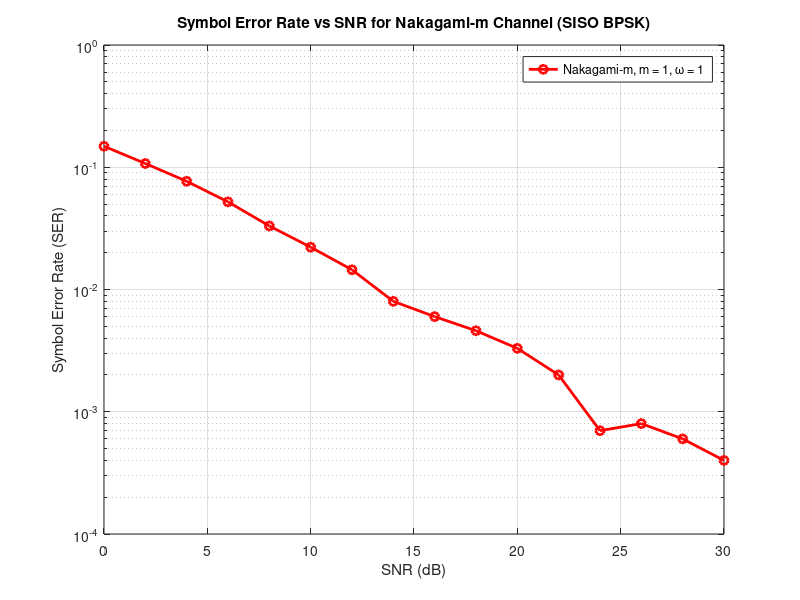

Recreate this plot in MATLAB.
% Parameters
m = 1;            % Nakagami-m shape factor
omega = 1;        % Nakagami-m spread factor
snr_dB_range = 0:2:30; % SNR values from 0 to 30 dB in steps of 2 dB
num_samples = 10000;   % Number of samples

function [snr_dB_range, ser_values] = nakagami_m_siso_bpsk_ser(m, omega, snr_dB_range, num_samples)
    % Initialize array for SER
    ser_values = zeros(size(snr_dB_range));

    % Loop over each SNR value to calculate SER
    for i = 1:length(snr_dB_range)
        % Extract current SNR value in dB
        SNR_dB = snr_dB_range(i);

        % Convert SNR to linear scale
        SNR_linear = 10^(SNR_dB/10);

        % Generate Nakagami-m distributed channel coefficients
        h = sqrt(gamrnd(m, omega/m, num_samples, 1));

        % Generate BPSK modulated transmitted signal
        tx_signal = randi([0 1], num_samples, 1) * 2 - 1; % BPSK: {0,1} -> {-1,1}

        % Apply Nakagami-m fading
        rx_signal = h .* tx_signal;

        % Generate complex Gaussian noise
        noise = (1/sqrt(2)) * (randn(num_samples, 1) + 1i*randn(num_samples, 1));

        % Add noise to the received signal
        rx_signal_noisy = rx_signal + (1/sqrt(SNR_linear)) * noise;

        % Demodulate received signal
        rx_demod = real(rx_signal_noisy) > 0;

        % Calculate SER
        ser_values(i) = sum(rx_demod ~= (tx_signal > 0)) / num_samples;
    end
    
    % Return SNR range
    snr_dB_range = snr_dB_range;
end

% Calculate SER
[snr_dB_range, ser_values] = nakagami_m_siso_bpsk_ser(m, omega, snr_dB_range, num_samples);

% Plot SER vs SNR
figure;
semilogy(snr_dB_range, ser_values, 'r-o', 'LineWidth', 2);
grid on;
xlabel('SNR (dB)');
ylabel('Symbol Error Rate (SER)');
title('Symbol Error Rate vs SNR for Nakagami-m Channel (SISO BPSK)');
legend(['Nakagami-m, m = ' num2str(m) ', \omega = ' num2str(omega)]);
